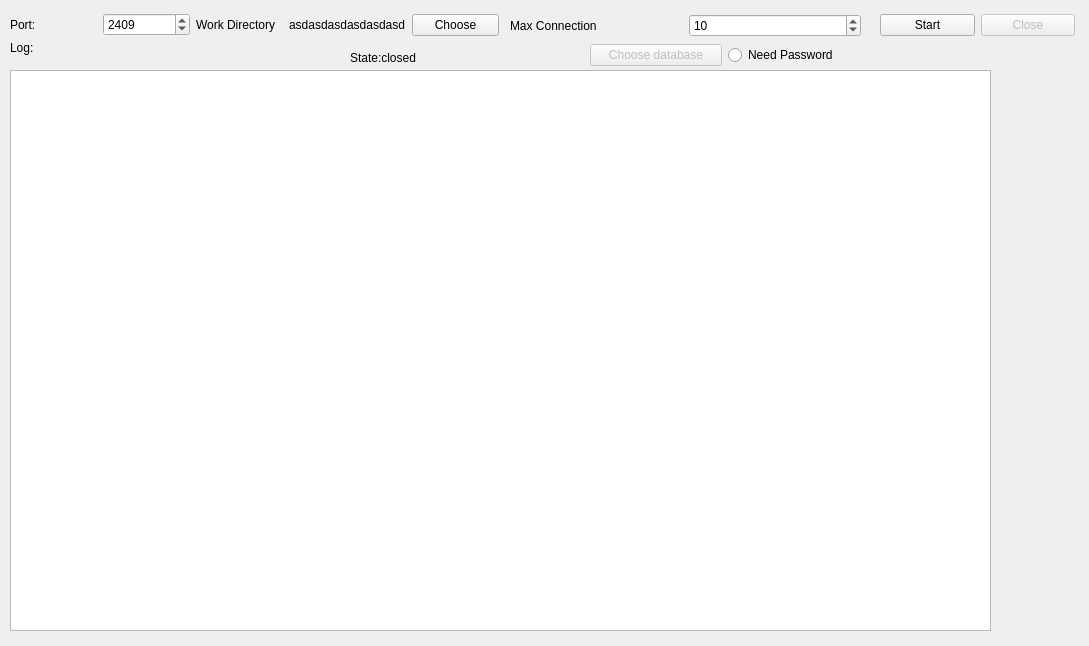
<?xml version="1.0" encoding="UTF-8"?>
<ui version="4.0">
 <class>ServerUI</class>
 <widget class="QWidget" name="ServerUI">
  <property name="geometry">
   <rect>
    <x>0</x>
    <y>0</y>
    <width>1089</width>
    <height>646</height>
   </rect>
  </property>
  <property name="windowTitle">
   <string>Server</string>
  </property>
  <widget class="QTextEdit" name="textEdit">
   <property name="enabled">
    <bool>true</bool>
   </property>
   <property name="geometry">
    <rect>
     <x>10</x>
     <y>70</y>
     <width>981</width>
     <height>561</height>
    </rect>
   </property>
   <property name="documentTitle">
    <string/>
   </property>
   <property name="readOnly">
    <bool>true</bool>
   </property>
  </widget>
  <widget class="QLabel" name="label_4">
   <property name="geometry">
    <rect>
     <x>10</x>
     <y>40</y>
     <width>72</width>
     <height>15</height>
    </rect>
   </property>
   <property name="text">
    <string>Log:</string>
   </property>
  </widget>
  <widget class="QLabel" name="label_5">
   <property name="geometry">
    <rect>
     <x>350</x>
     <y>50</y>
     <width>111</width>
     <height>16</height>
    </rect>
   </property>
   <property name="text">
    <string>State:closed</string>
   </property>
  </widget>
  <widget class="QWidget" name="layoutWidget">
   <property name="geometry">
    <rect>
     <x>10</x>
     <y>10</y>
     <width>489</width>
     <height>30</height>
    </rect>
   </property>
   <layout class="QHBoxLayout" name="horizontalLayout">
    <item>
     <widget class="QLabel" name="label">
      <property name="text">
       <string>Port:</string>
      </property>
     </widget>
    </item>
    <item>
     <widget class="QSpinBox" name="spinBox">
      <property name="maximum">
       <number>65536</number>
      </property>
      <property name="value">
       <number>2409</number>
      </property>
     </widget>
    </item>
    <item>
     <widget class="QLabel" name="label_2">
      <property name="text">
       <string>Work Directory</string>
      </property>
     </widget>
    </item>
    <item>
     <widget class="QLabel" name="label_3">
      <property name="text">
       <string>asdasdasdasdasdasd</string>
      </property>
     </widget>
    </item>
    <item>
     <widget class="QPushButton" name="pushButton">
      <property name="text">
       <string>Choose</string>
      </property>
     </widget>
    </item>
   </layout>
  </widget>
  <widget class="QWidget" name="layoutWidget">
   <property name="geometry">
    <rect>
     <x>880</x>
     <y>10</y>
     <width>195</width>
     <height>30</height>
    </rect>
   </property>
   <layout class="QHBoxLayout" name="horizontalLayout_2">
    <item>
     <widget class="QPushButton" name="pushButton_2">
      <property name="text">
       <string>Start</string>
      </property>
     </widget>
    </item>
    <item>
     <widget class="QPushButton" name="pushButton_3">
      <property name="enabled">
       <bool>false</bool>
      </property>
      <property name="text">
       <string>Close</string>
      </property>
     </widget>
    </item>
   </layout>
  </widget>
  <widget class="QWidget" name="layoutWidget">
   <property name="geometry">
    <rect>
     <x>510</x>
     <y>10</y>
     <width>351</width>
     <height>31</height>
    </rect>
   </property>
   <layout class="QHBoxLayout" name="horizontalLayout_3">
    <item>
     <widget class="QLabel" name="label_6">
      <property name="text">
       <string>Max Connection</string>
      </property>
     </widget>
    </item>
    <item>
     <widget class="QSpinBox" name="spinBox_2">
      <property name="maximum">
       <number>1000</number>
      </property>
      <property name="value">
       <number>10</number>
      </property>
     </widget>
    </item>
   </layout>
  </widget>
  <widget class="QWidget" name="layoutWidget">
   <property name="geometry">
    <rect>
     <x>590</x>
     <y>40</y>
     <width>269</width>
     <height>30</height>
    </rect>
   </property>
   <layout class="QHBoxLayout" name="horizontalLayout_4">
    <item>
     <widget class="QPushButton" name="pushButton_4">
      <property name="enabled">
       <bool>false</bool>
      </property>
      <property name="text">
       <string>Choose database</string>
      </property>
     </widget>
    </item>
    <item>
     <widget class="QRadioButton" name="radioButton">
      <property name="text">
       <string>Need Password</string>
      </property>
     </widget>
    </item>
   </layout>
  </widget>
 </widget>
 <resources/>
 <connections/>
</ui>
